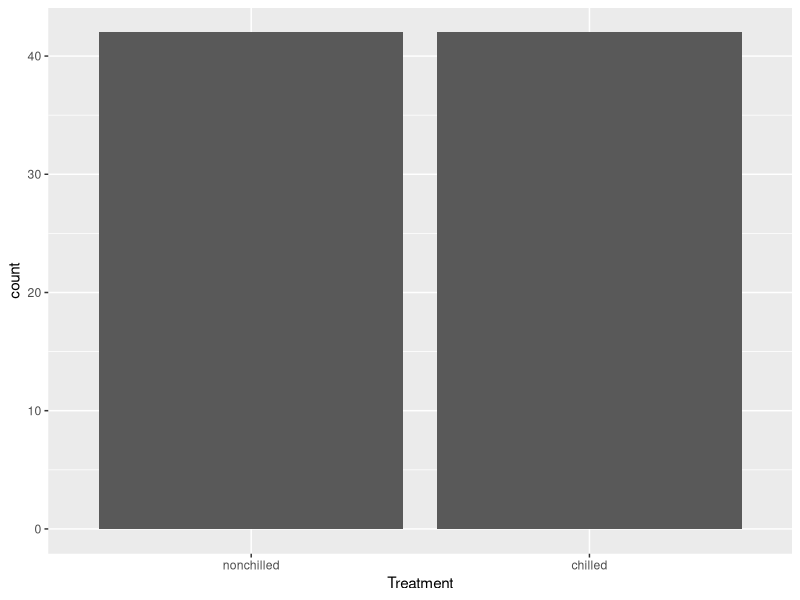
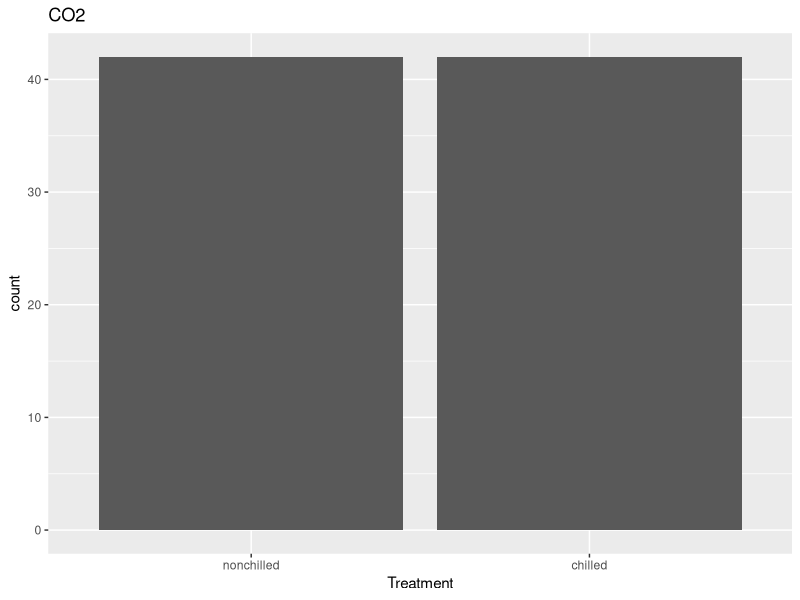
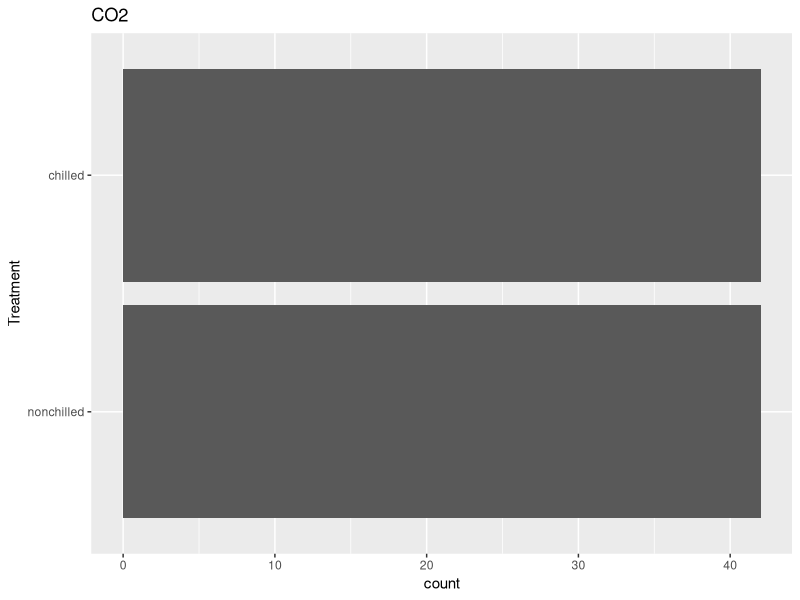
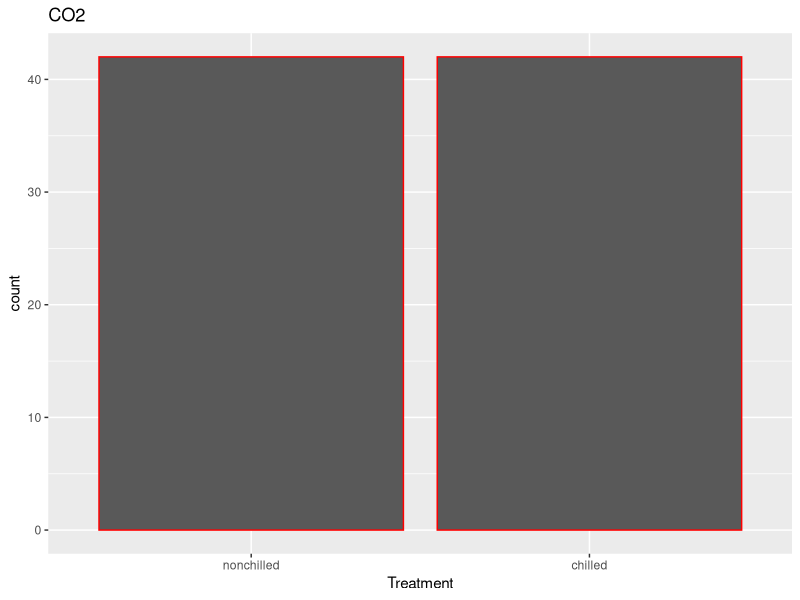
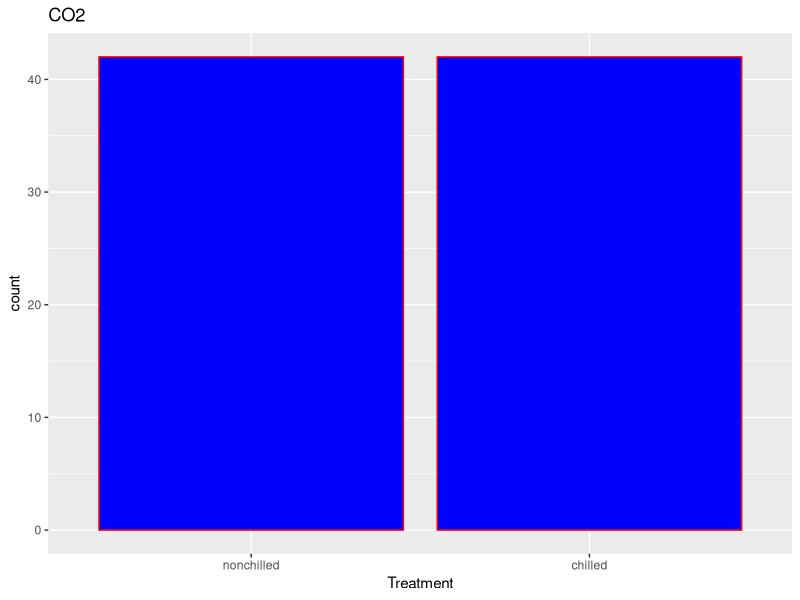
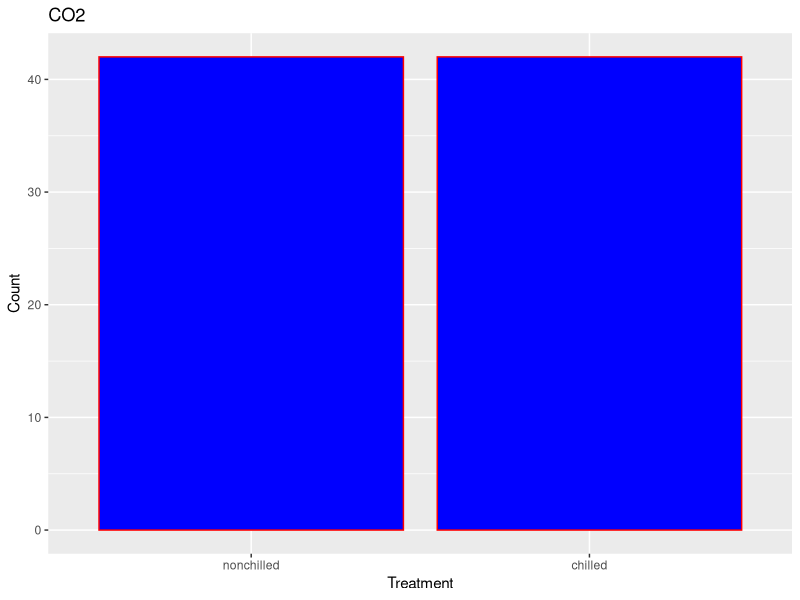
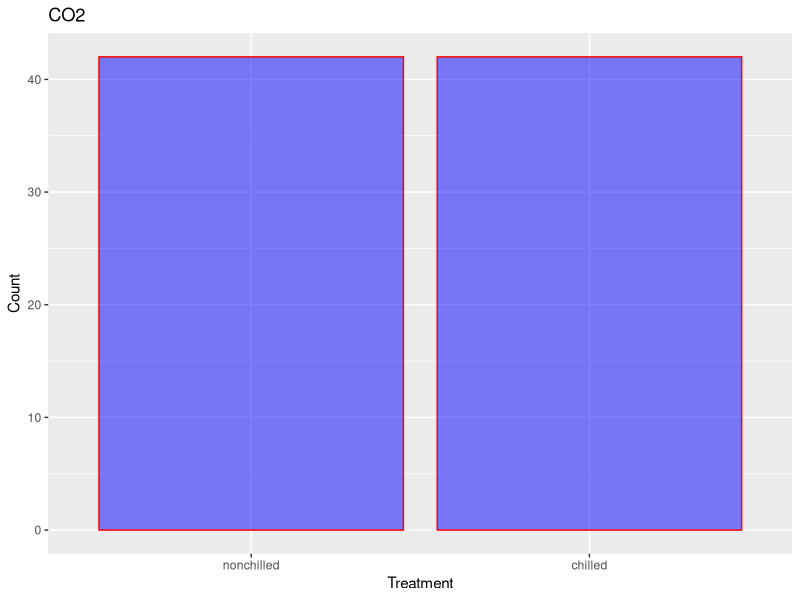
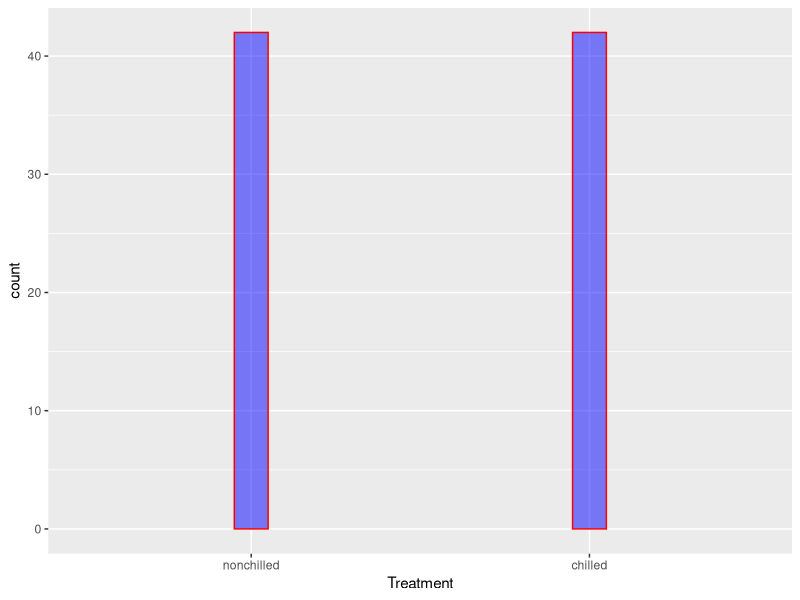

These charts were generated, in order, by the following R code:
install.packages("ggplot2")
library(ggplot2)
View(CO2)

#BAR GRAPH#

ggplot(CO2, aes(x=Treatment))+geom_bar()

# Title of the Plot#
ggplot(
  CO2, aes(x=Treatment))+
  geom_bar()+
  ggtitle("CO2")

#Flip the coordinates#
ggplot(
  CO2, aes(x=Treatment))+
  geom_bar()+
  coord_flip()+
  ggtitle("CO2")

    
#Outline color#
ggplot(
  CO2, aes(x=Treatment))+
  geom_bar(color="red")+
  ggtitle("CO2")

#Change the fill color#
ggplot(
  CO2, aes(x=Treatment))+
  geom_bar(color="red", fill="blue")+
  ggtitle("CO2")


#Change Axis Titles#
ggplot(
  CO2, aes(x=Treatment))+
  geom_bar(color="red", fill="blue")+
  ggtitle("CO2")+
  xlab("Treatment")+
  ylab("Count")

#Transparency of the Plot#
ggplot(
  CO2, aes(x=Treatment))+
  geom_bar(color="red", fill="blue", alpha=0.5)+
  ggtitle("CO2")+
  xlab("Treatment")+
  ylab("Count")


#Width of bars#
ggplot(
  CO2, aes(x=Treatment))+
  geom_bar(color="red", fill="blue",width = 0.1, alpha=0.5)




#Axis text color Change#
ggplot(
  CO2, aes(x=Treatment))+
  geom_bar(color="red", fill="blue",width = 0.1, alpha=0.5)+
  theme(axis.text = element_text(size=12, colour =  'Green')
  )

#Axis title & Plot Title Size & color#
ggplot(
  CO2, aes(x=Treatment))+
  geom_bar()+
  ggtitle("CO2")+
  xlab("Treatment")+
  ylab("Count")+
  theme(axis.text = element_text(size=12, colour =  'Green'), axis.title=element_text(size=12, colour =  'Green'),plot.title = element_text(size=12, colour =  'Green'))
  
# Point Graph#
ggplot(CO2, aes(x=Treatment))+geom_point(stat="Count")+
  ggtitle("Count of uptake w r to treatment")


#Pie Graph#
ggplot(
  CO2, aes(x="", fill=Treatment))+
  geom_bar()+
  coord_polar(theta="y")+
  ggtitle("CO2")

# Dot Plot#
ggplot(CO2, aes(x=Type, y=uptake))+geom_point()





